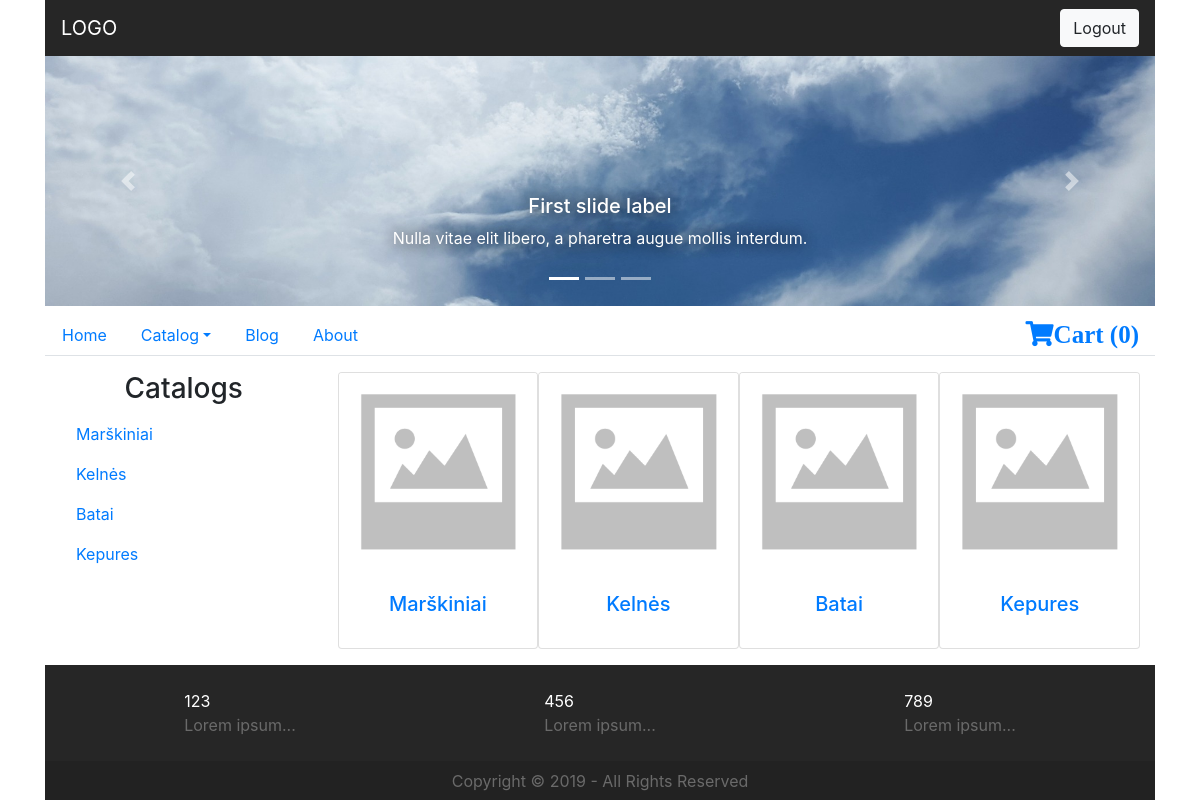
The app's page /catalog (signed in) with its own data.
### tables this page shows
CREATE TABLE `categories` (
  `id` int(11) NOT NULL,
  `name` varchar(255) NOT NULL,
  `image` varchar(255) DEFAULT NULL
);

### core/view.php (called while the page is built, shortened)
<?php
class View {
    function __construct($session, $model) {
        $this->model = $model;
    }
    public function render($name, $data = NULL) {
        require_once './views/head.php';
        require_once './views/' . $name . '.php';
        require_once './views/foot.php';
    }
}

### controllers/catalog.php (called while the page is built, shortened)
<?php
class Catalog extends Controller {
    function __construct($args = NULL) {
        parent::__construct();
        $this->view->render('catalog/index');
    }
}

### core/init.php (called while the page is built, shortened)
<?php
require_once 'model.php';
require_once 'view.php';
$core = new Core();

### index.php (called while the page is built)
<?php
require_once './core/init.php';
?>

### core/model.php (called while the page is built, shortened)
<?php
class Model {
    protected $db;
    function __construct() {
        $this->db = mysqli_connect('localhost', 'root', '', 'parduotuve');
        if (mysqli_connect_errno()) {
            printf("Database connection error: %s\n", mysqli_connect_error());
            die();
        } else {
            mysqli_set_charset($this->db, 'utf8');
        }
    }
    function getCategories() {
        $result = mysqli_query($this->db, "SELECT * FROM categories");
        if ($result && mysqli_num_rows($result) > 0) {
            $categories = array();
            while ($category = mysqli_fetch_array($result, MYSQLI_ASSOC)) {
                array_push($categories, $category);
            }
            return $categories;
        } else {
            return array();
        }
    }
}

### core/controller.php (called while the page is built, shortened)
<?php
class Controller {
    protected $model;
    protected $session;
    function __construct() {
        $this->session = new Session();
        $this->view = new View($this->session, $this->model);
        $this->view->addData($this->model->getCategories(), 'categories');
    }
    function loadModel($name) {
        $path = 'models/' . $name . 'Model.php';
        if (file_exists($path)) {
            require_once $path;
            if (class_exists($name . 'Model')) {
                $this->model = $name . 'Model';
                $this->model = new $this->model($this->session);
                return TRUE;
            } else {
                $this->model = new Model();
                return FALSE;
            }
        } else {
            $this->model = new Model();
            return FALSE;
        }
    }
}

### views/menu_categories.php (the view)
<ul class="nav nav-pills flex-column">
    <h3 class="text-center">Catalogs</h3>
    <?php foreach ($this->model->getCategories() as $key => $category) { ?>
        <li class="nav-item">
            <a class="nav-link" href="/parduotuve/catalog/<?php echo mb_strtolower($category['name']); ?>"><?php echo $category['name']; ?></a>
        </li>
    <?php } ?>
</ul>

### views/catalog/index.php
<div class="row my-3">
    <aside class="col-md-3">
<?php include_once 'views/menu_categories.php'; ?>
    </aside>
    <div class="col-md-9 d-flex justify-content-around">
<?php if (isset($this->data['products'])) { ?>
<?php foreach ($this->data['products'] as $key => $product) { ?>
        <div class="card" style="width: 16rem;">
            <a href="/parduotuve/product/<?php echo $product['name']; ?>">
                <img src="/parduotuve/img/<?php echo isset($product['image']) ? $product['image'] : 'no-image.png'; ?>" class="card-img-top" alt="">
                <div class="card-body">
                    <h5 class="card-title text-center"><?php echo $product['name']; ?></h5>
                </div>
            </a>
        </div>
<?php } ?>
<?php } else { ?>
<?php foreach ($this->data['categories'] as $key => $category) { ?>
        <div class="card" style="width: 16rem;">
            <a href="/parduotuve/catalog/<?php echo mb_strtolower($category['name']); ?>">
                <img src="/parduotuve/img/<?php echo isset($category['image']) ? $category['image'] : 'no-image.png'; ?>" class="card-img-top" alt="">
                <div class="card-body">
                    <h5 class="card-title text-center"><?php echo $category['name']; ?></h5>
                </div>
            </a>
        </div>
<?php } ?>
<?php } ?>
    </div>
</div>

### style.css (style rules this page uses)
* { margin: 0; padding: 0; box-sizing: border-box; }

### records on screen
categories: name "Marškiniai"
categories: name "Kelnės"
categories: name "Batai"
categories: name "Kepures"

### other values on screen
$key "Home"
$key "Catalog"
$key "Blog"
$key "About"
